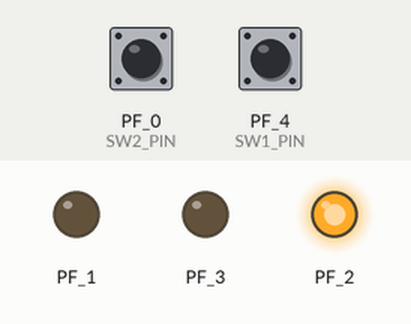
A sketch run on a simulated TI Tiva C LaunchPad. On the bench: output pins drawn as LEDs (lit = HIGH). Inputs (shaded band) come from the test bench; at power-on: PF_4 (SW1_PIN) HIGH, PF_0 (SW2_PIN) HIGH.

Above: at 1.2 s.
1.3 s: PF_4 (SW1_PIN) pulled LOW for 0.15 s
At 2.5 s:
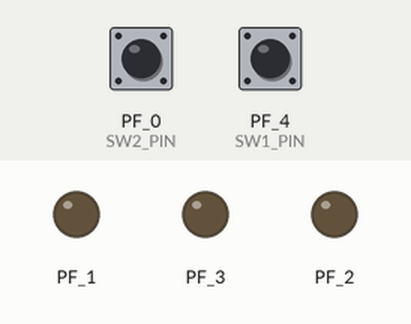
3.4 s: PF_4 (SW1_PIN) pulled LOW for 1 s
At 7.3 s:
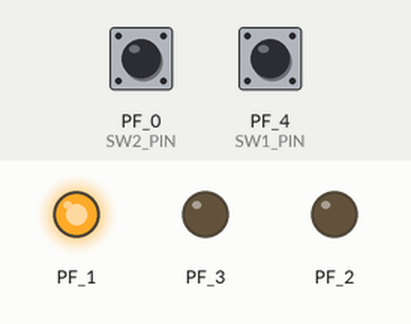
7.4 s: PF_0 (SW2_PIN) pulled LOW for 3.2 s
12.6 s: PF_4 (SW1_PIN) pulled LOW for 3.2 s
At 17.7 s:
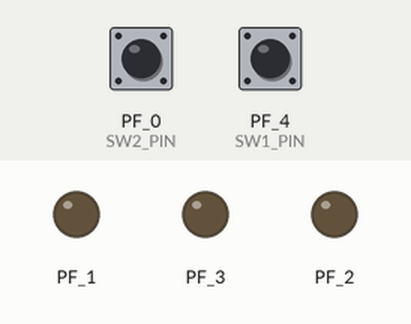
Timing chart, 0 to 18.8 s (numbered marks = the images above; inputs shaded):
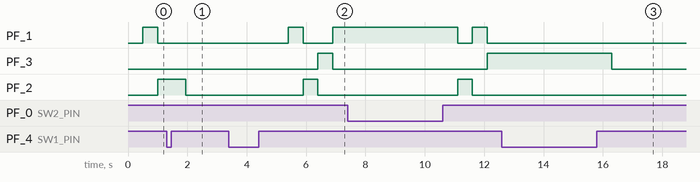

The sketch:

lm4f120xl_led_blink.ino
```cpp
/////////////////////////////////////////////////////////////////////////////////
// Date: 2018-03-08
// Target board: TI Stellaris LM4F120XL LaunchPad
// see:
//  Stellaris LM4F120 LaunchPad Evaluation Board User Manual (EK-LM4F120XL)
//  http://www.ti.com/lit/ug/spmu289c/spmu289c.pdf
/////////////////////////////////////////////////////////////////////////////////

#define SW1_PIN    PF_4
#define SW2_PIN    PF_0

#define RED_PIN    PF_1
#define GREEN_PIN  PF_2
#define BLUE_PIN   PF_3

#define NUM_LEDS       (3)
#define INTERVAL_MSEC  (500)

bool running = true;
bool forward = true;
uint32_t ts;

const int LED_PINS[ NUM_LEDS ] = { RED_PIN, GREEN_PIN, BLUE_PIN };

void setup() {
   pinMode( SW1_PIN, INPUT_PULLUP );
   pinMode( SW2_PIN, INPUT_PULLUP );
   for ( int i=0; i < NUM_LEDS; i++ ) {
      pinMode( LED_PINS[i], OUTPUT );
   }
   ts = millis();
}

void loop() {
   static int index=0;

   if ( digitalRead( SW1_PIN ) == LOW ) { // The push button SW1 is pressed
      while ( digitalRead( SW1_PIN ) == LOW ) { delay(10); }
      running = !running;
      ts = millis();
   }

   if ( digitalRead( SW2_PIN ) == LOW ) { // The push button SW2 is pressed
      while ( digitalRead( SW2_PIN ) == LOW ) { delay(10); }
      if ( running ) {
         forward = !forward; // reverse the direction
      }
      ts = millis();
   }

   if ( millis() - ts >= INTERVAL_MSEC ) {
      ts += INTERVAL_MSEC;
      if ( running ) {
         for ( int i=0; i < NUM_LEDS; i++ ) {
            digitalWrite( LED_PINS[i], (i==index) ? HIGH : LOW );
         }
         // update the index of the LED in the array which will be turned on next.
         if ( forward ) { // forward direction
            index = (index+1) % NUM_LEDS;
         } else { // reverse direction
            index = (NUM_LEDS+index-1) % NUM_LEDS;
         }
      }
      else if ( index >= 0 ) {
         index = -1;
         for ( int i=0; i < NUM_LEDS; i++ ) {
            digitalWrite( LED_PINS[i], LOW ); // turn off all LEDs
         }
      }
   }
}
/////////////////////////////////////////////////////////////////////////////////
```

Measured:
- after the input at 1.3 s, PF_1: stays LOW (without the input it goes to HIGH after 0.70 s); PF_3: stays LOW (without the input it goes to HIGH after 0.20 s)
- after the input at 3.4 s, PF_1: LOW → HIGH after 2.0 s, → LOW 0.50 s later, → HIGH 1.0 s later; PF_3: LOW → HIGH after 3.0 s, → LOW 0.50 s later; PF_2: LOW → HIGH after 2.5 s, → LOW 0.50 s later
- after the input at 12.6 s, PF_1, PF_2: stops changing and stays LOW
